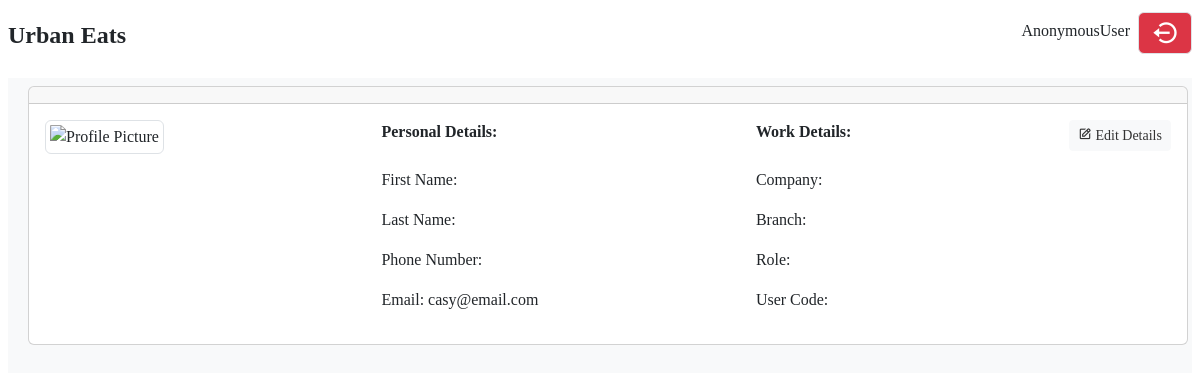
Page /users/user/detail/1/ on the earlier database version.
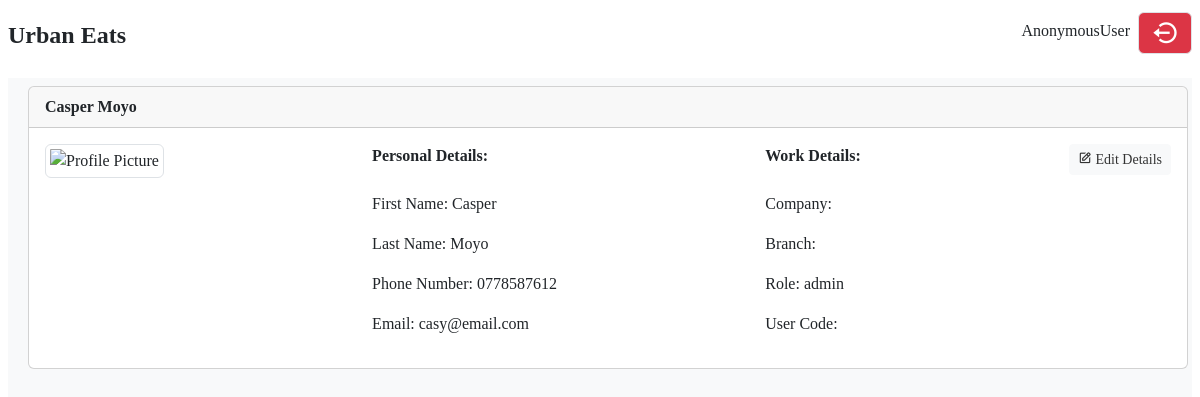
Same page on the later database version.
### users/models.py (models this page shows, shortened)
class User(AbstractUser):
    USER_ROLES = (
        ('admin', 'Admin'),
        ('chef', 'Chef'),
        ('sales', 'Salesperson'),
        ('accountant', 'Accountant')
    )
    phonenumber = models.CharField(max_length=13)
    role = models.CharField(choices=USER_ROLES, max_length=50)

### users/views.py (the view, shortened to what this page needs)
# urls.py: path('user/detail/<int:user_id>/', user_detail, name='user_detail'),
def user_detail(request, user_id):
    user = User.objects.get(id=user_id)
    form = UserDetailsForm()
    logger.info(f'User details: {user.first_name + " " + user.email}')
    if request.method == 'GET':
        return render(request, 'users/user_detail.html', {'user': user, 'form': form})

### templates/users/user_detail.html (shortened to what this page needs)
{% extends "base.html" %}
{% load static%}
{% load crispy_forms_tags %}
{% block content %}
<div class="users mt-2">
    <div class="card">
      <div class="card-header fw-bold">
        {{user.first_name}} {{user.last_name}}
      </div>
      <div class="card-body">
        <div>
            <div class="d-flex justify-content-between">
                <div>
                    <img src="{% if user.profile.profile_image %}{{ user.profile.profile_image.url }}{% else %}{% static 'assets/avatar.png' %}{% endif %}" alt="Profile Picture" class="img-thumbnail" style="width: 100px; height: 100px;">
                </div>
                <div>
                    <p class="fw-bold pb-2">Personal Details:</p>
                    <p class="fw-normal">First Name: {{user.first_name}}</p>
                    <p class="fw-normal">Last Name: {{user.last_name}}</p>
                    <p class="fw-normal">Phone Number: {{user.phonenumber}}</p>
                    <p class="fw-normal">Email: {{user.email}}</p>
                </div>
                <div>
                    <p class="fw-bold pb-2">Work Details:</p>
                    <p class="fw-normal">Company: {{user.company}}</p>
                    <p class="fw-normal">Branch: {{user.branch}}</p>
                    <p class="fw-normal">Role: {{user.role}}</p>
                    <p class="fw-normal">User Code: {{user.code}}</p>
                </div>
                <div>
                    <a id="editUser" class="btn btn-light btn-sm" data-user-id="{{ user.id }}">
                        <i class="bx bx-edit"></i>
                        Edit Details
                    </a>
                </div>
            </div>
        </div>
      </div>
    </div>
</div>
{% endblock content %}

Differences in the rows shown:
changed User "casy@email.com": first_name (not shown) → "Casper"; last_name (not shown) → "Moyo"; phonenumber (not shown) → "0778587612"; role (not shown) → "admin"
